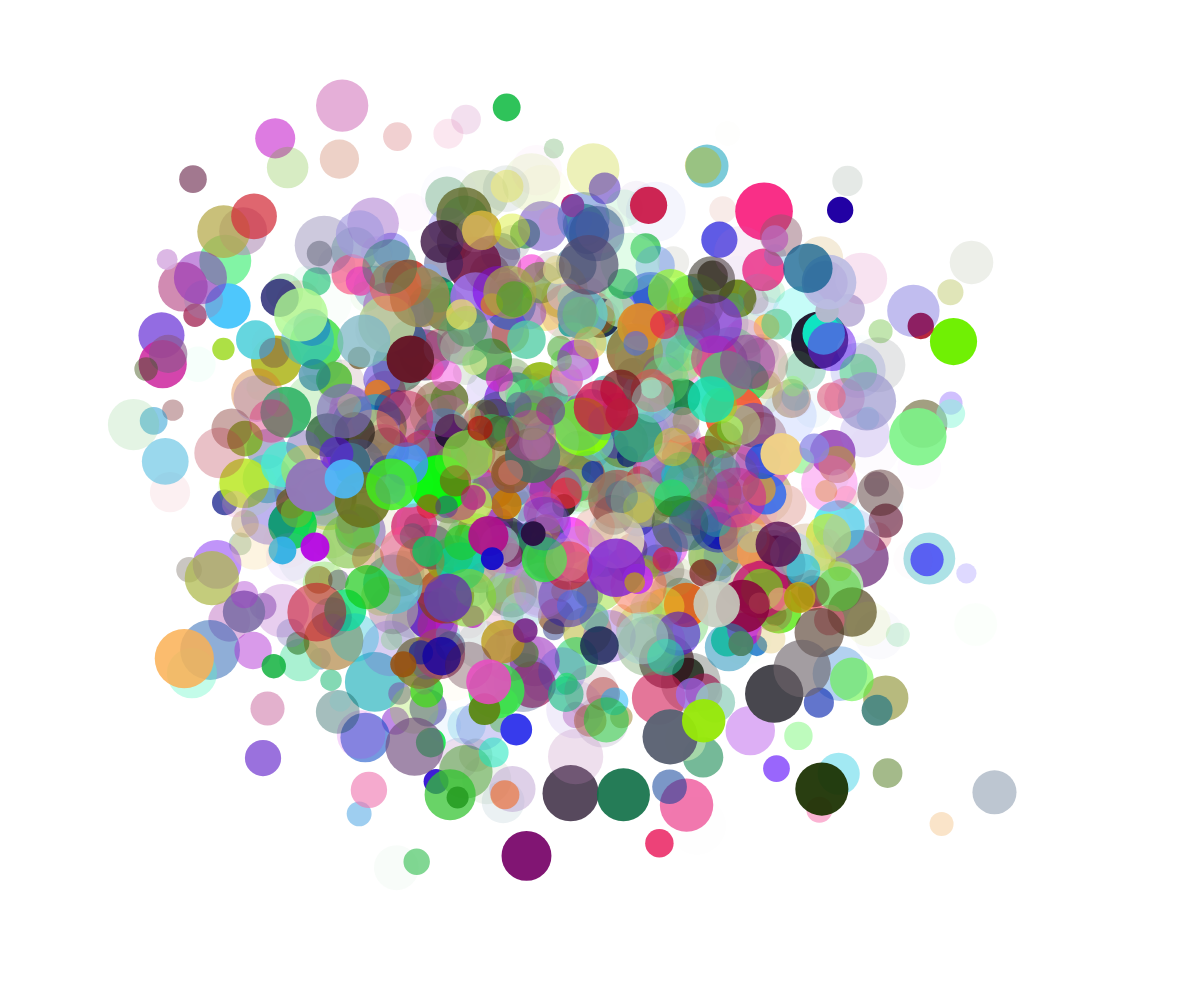
Frame 1 (no input)
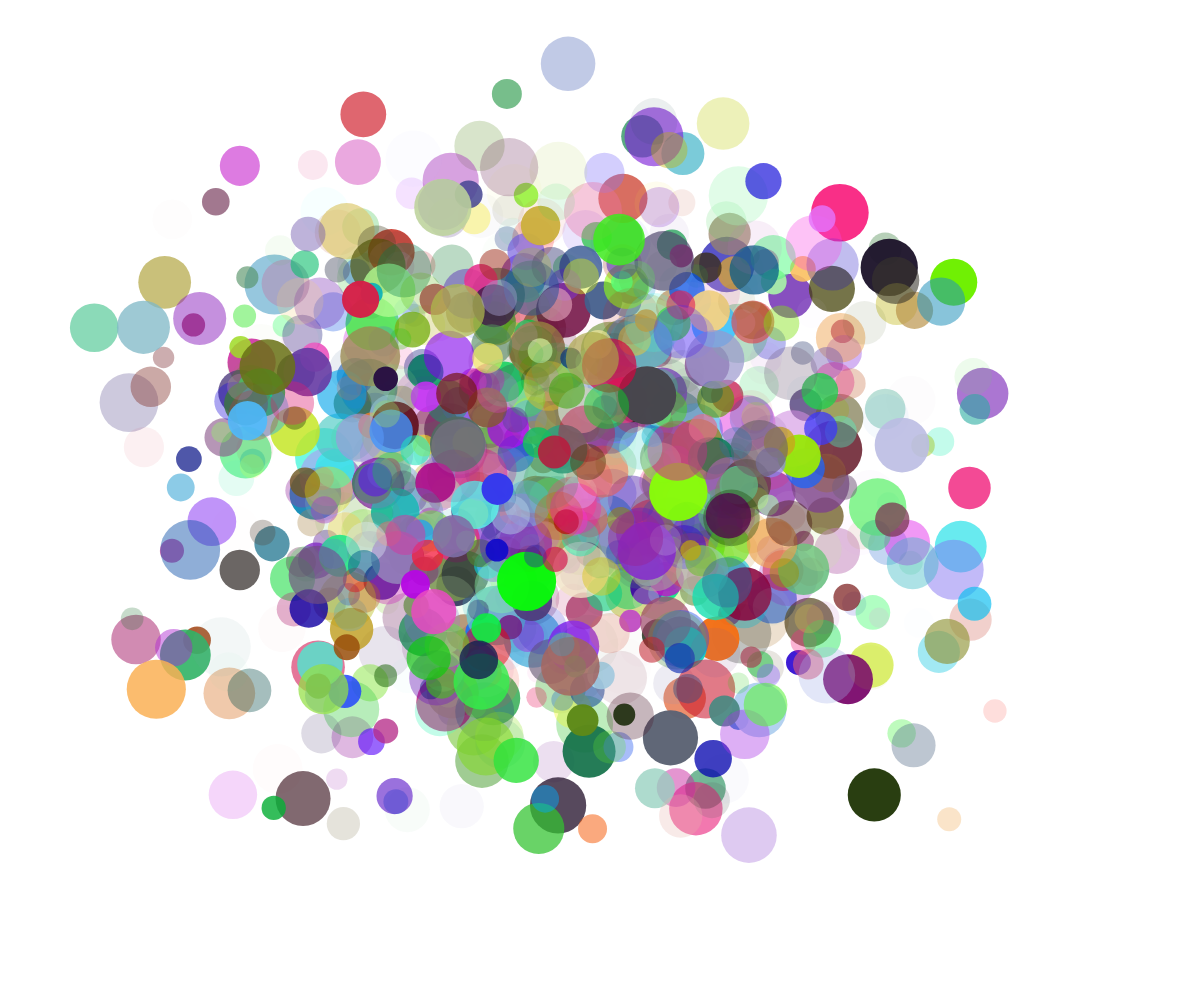
Frame 60 (no input)
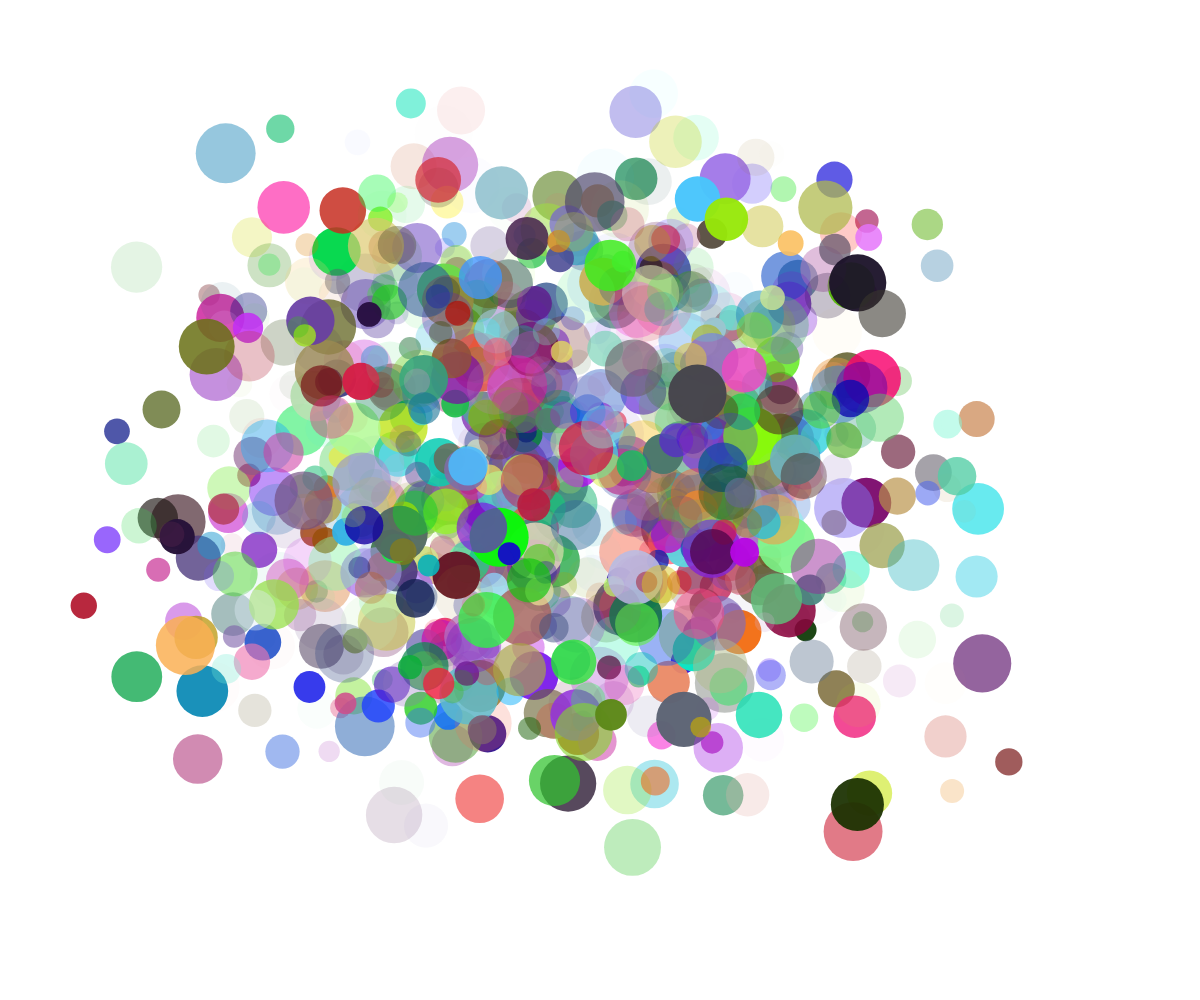
Frame 120 (the mouse pressed at the canvas centre since frame 60)

The p5.js sketch that drew these frames (run headless with seeded random() and noise() and a simulated clock; from frame 60 on, the mouse is pressed at the canvas centre):

// p5.js sketch
// ── sketch.js
// Ball Scene

let ballArray = [];

function setup() {
  createCanvas(windowWidth, windowHeight);

  for (let index = 0; index < 1000; index++) {
    spawnBall();
  }
  //spawn a ball every 0.5 seconds
  //window.setInterval(spawnBall, 500);
}

function draw() {
  background(255);
  checkIfBallTounchingMouse();
  moveBall();
  displayBall();
  
}

function checkIfBallTounchingMouse(){
  for (let i = 0; i<ballArray.length; i++){
    let howFarAway = dist(ballArray[i].x, ballArray[i].y, mouseX, mouseY);
    if (howFarAway < ballArray[1].radius){
      ballArray.splice(i, 1);
    }
  }
}



function mousePressed(){                              //shoot
  spawnBall();
  ballArray[ballArray.length-1].x = mouseX;
  ballArray[ballArray.length-1].y = mouseY;
}

function spawnBall(){
  let newBall = {
    x: random(width),
    y: random(height),
    //x: mouseX,
    //y: mouseY,
    radius: random(10, 30),
    ballColor: color(random(255), random(255), random(255), random(255)),
    dx: random(5, 10),
    dy: random(5, 10),
    xTime : random(1000),
    yTime : random(1000),
    timeChange : random(0.001, 0.01),
  };
  ballArray.push(newBall);    
}



function moveBall() {
  for (let theBall of ballArray) {
    // theBall.x += theBall.dx;
    // theBall.y += theBall.dy;
    // theBall.dx = random(-5, 5);
    // theBall.dy = random(-5, 5);
    theBall.x = noise(theBall.xTime) * width;
    theBall.y = noise(theBall.yTime) * height;

    theBall.xTime += theBall.timeChange;
    theBall.yTime += theBall.timeChange;
  }

}

function displayBall() {
  for (let ball of ballArray) {
    noStroke();
    fill(ball.ballColor);
    circle(ball.x, ball.y, ball.radius*2);
  }
}
